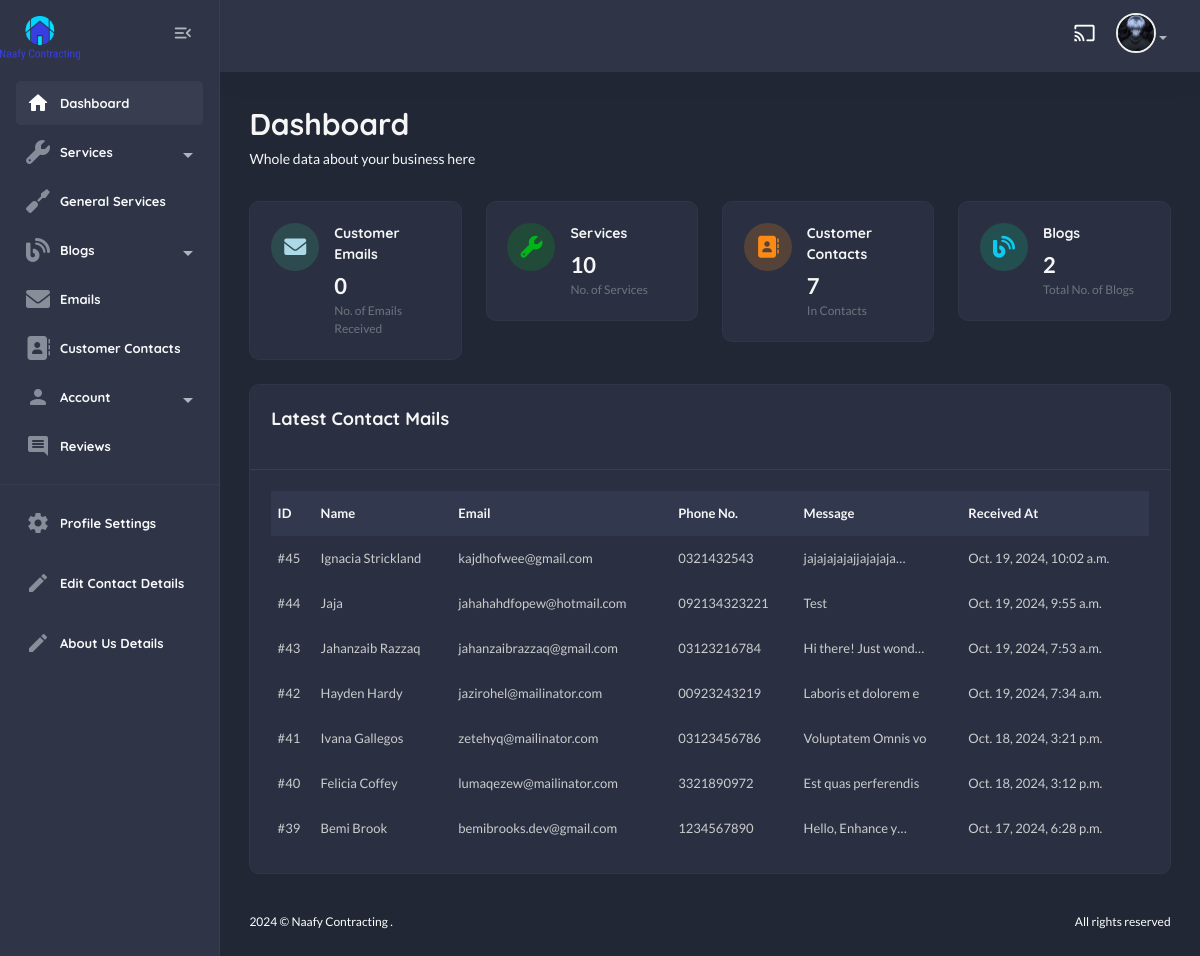
The app's page /useradmin/ (signed in), older data.
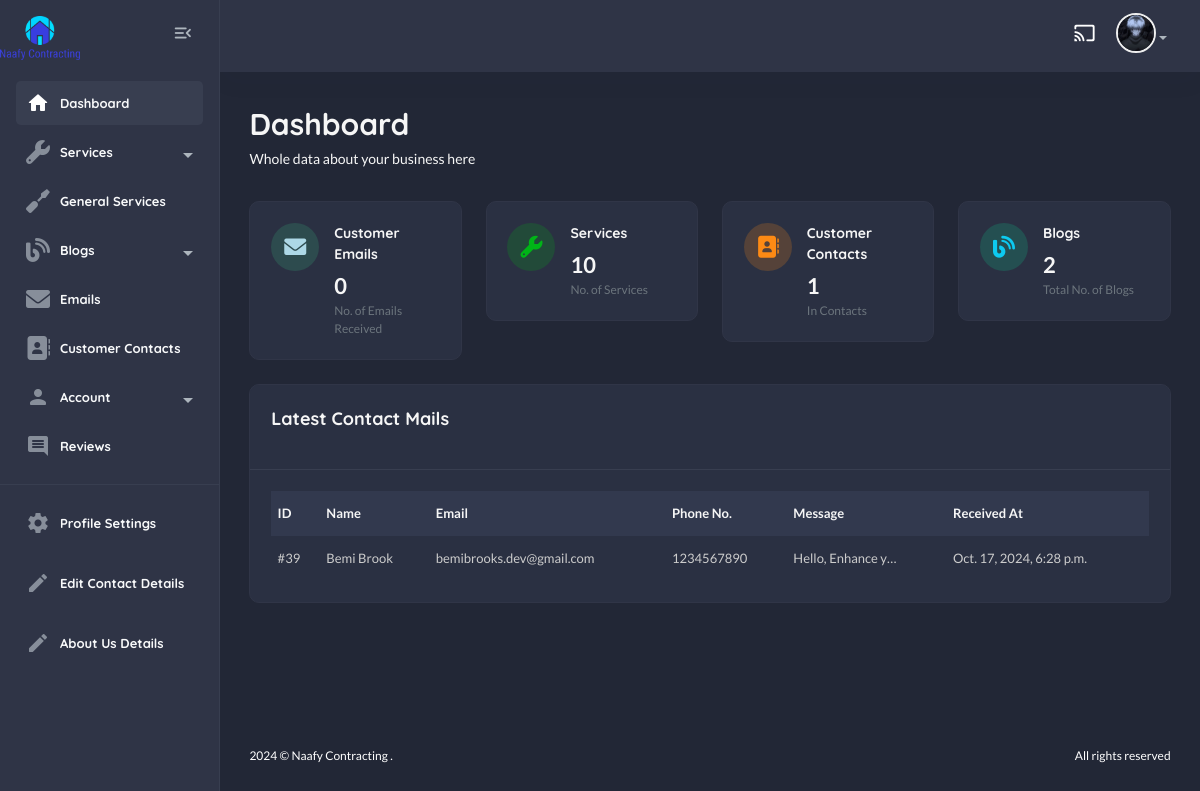
The same page, newer data.
### contact/models.py (models this page shows, shortened)
class Contact(models.Model):
    name = models.CharField(max_length=100)
    email = models.EmailField(unique=True)
    phone_no = models.CharField(max_length=20, default="+123 456 7890")
    message = models.TextField()
    submitted_at = models.DateTimeField(auto_now_add=True)
    responded = models.BooleanField(default=False)

### useradmin/views.py (the view)
# urls.py: path("", views.dashboard_view, name="dashboard"),
@login_required
def dashboard_view(request):
    contacts = Contact.objects.all().order_by("-id")
    emails = Email.objects.all()
    services = Service.objects.all()
    blogs = Blog.objects.all()
    context = {
        "contacts" : contacts,
        "emails" : emails,
        "services" : services,
        "blogs" : blogs,
    }
    return render(request, "useradmin/dashboard.html", context)

### home/context_processors.py (called while the page is built)
def default(request):
    services = Service.objects.all().order_by("-id")
    contact_details = ContactDetails.objects.first()
    return {
        "services" : services,
        "contact_details" : contact_details,
    }

### templates/useradmin/dashboard.html (shortened to what the changed rows need)
{% extends "useradmin/base.html" %}
    {% load static %}
        {% block content %}
            <section class="content-main">
                <div class="content-header">
                    <div>
                        <h2 class="content-title card-title">Dashboard</h2>
                    </div>
                </div>
                <div class="row">
                    <div class="col-lg-3">
                        <div class="card card-body mb-4">
                            <article class="icontext">
                                <div class="text">
                                    <h6 class="mb-1 card-title">Customer Contacts</h6>
                                    <span>{{contacts.count}}</span>
                                    <span class="text-sm"> In {{categories.count}} Contacts </span>
                                </div>
                            </article>
                        </div>
                    </div>
                </div>
                <div class="card mb-4">
                    <div class="card-body">
                        <div class="table-responsive">
                            <div class="table-responsive">
                                <table class="table align-middle table-nowrap mb-0">
                                    <thead class="table-light">
                                        <tr>
                                            <th class="align-middle" scope="col">ID</th>
                                            <th class="align-middle" scope="col">Name</th>
                                            <th class="align-middle" scope="col">Email</th>
                                            <th class="align-middle" scope="col">Phone No.</th>
                                            <th class="align-middle" scope="col">Message</th>
                                            <th class="align-middle" scope="col">Received At</th>
                                        </tr>
                                    </thead>
                                    <tbody>
                                        {% for c in contacts %}
                                            <tr>
                                                <td><aclass="fw-bold">#{{c.id}}</aclass=></td>
                                                <td>{{c.name}}</td>
                                                <td>{{c.email}}</td>
                                                <td>{{c.phone_no}}</td>
                                                <td>{{c.message|truncatechars:20}}</td>
                                                <td>{{c.submitted_at}}</td>
                                            </tr>
                                        {% endfor %}
                                    </tbody>
                                </table>
                            </div>
                        </div>
                    </div>
                </div>
            </section>
        {% endblock content%}

Row changes from the older to the newer data that the page shows:
removed Contact: id "45", name "Ignacia Strickland", email "kajdhofwee@gmail.com", phone_no "0321432543", message "jajajajajajjajajaja…", submitted_at "Oct. 19, 2024, 10:02 a.m."
removed Contact: id "44", name "Jaja", email "jahahahdfopew@hotmail.com", phone_no "092134323221", message "Test", submitted_at "Oct. 19, 2024, 9:55 a.m."
removed Contact: id "43", name "Jahanzaib Razzaq", email "jahanzaibrazzaq@gmail.com", phone_no "03123216784", message "Hi there! Just wond…", submitted_at "Oct. 19, 2024, 7:53 a.m."
removed Contact: id "42", name "Hayden Hardy", email "jazirohel@mailinator.com", phone_no "00923243219", message "Laboris et dolorem e", submitted_at "Oct. 19, 2024, 7:34 a.m."
removed Contact: id "41", name "Ivana Gallegos", email "zetehyq@mailinator.com", phone_no "03123456786", message "Voluptatem Omnis vo", submitted_at "Oct. 18, 2024, 3:21 p.m."
removed Contact: id "40", name "Felicia Coffey", email "lumaqezew@mailinator.com", phone_no "3321890972", message "Est quas perferendis", submitted_at "Oct. 18, 2024, 3:12 p.m."
Text that changed along with them:
{{ contacts.count }}: "7" → "1"
